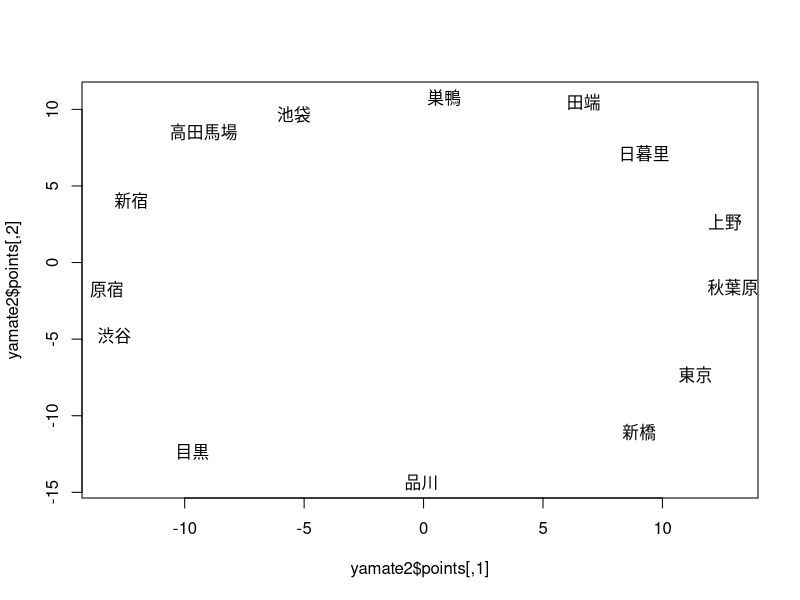

R code for this plot:
yamate0 <- read.csv("ch101.csv",header=T,row.names=1,fileEncoding="UTF8")
yamate1 <- as.dist(yamate0)
yamate2 <- cmdscale(yamate1,k=2,eig=T)
plot(yamate2$points,type="n")
text(yamate2$points,rownames(yamate2$points))